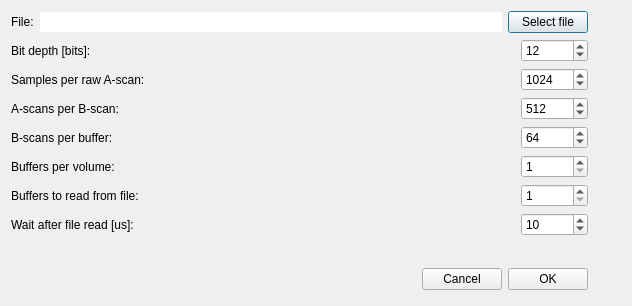
<?xml version="1.0" encoding="UTF-8"?>
<ui version="4.0">
 <class>VirtualOCTSystemSettingsDialog</class>
 <widget class="QDialog" name="VirtualOCTSystemSettingsDialog">
  <property name="geometry">
   <rect>
    <x>0</x>
    <y>0</y>
    <width>632</width>
    <height>306</height>
   </rect>
  </property>
  <property name="sizePolicy">
   <sizepolicy hsizetype="Preferred" vsizetype="Preferred">
    <horstretch>0</horstretch>
    <verstretch>0</verstretch>
   </sizepolicy>
  </property>
  <property name="windowTitle">
   <string>Dialog</string>
  </property>
  <layout class="QHBoxLayout" name="horizontalLayout_9">
   <item>
    <layout class="QVBoxLayout" name="verticalLayout">
     <item>
      <layout class="QHBoxLayout" name="horizontalLayout_4">
       <item>
        <widget class="QLabel" name="label">
         <property name="text">
          <string>File:</string>
         </property>
        </widget>
       </item>
       <item>
        <widget class="QLineEdit" name="lineEdit">
         <property name="text">
          <string/>
         </property>
         <property name="frame">
          <bool>false</bool>
         </property>
         <property name="readOnly">
          <bool>true</bool>
         </property>
        </widget>
       </item>
       <item>
        <widget class="QPushButton" name="pushButton_selectFile">
         <property name="text">
          <string>Select file</string>
         </property>
        </widget>
       </item>
      </layout>
     </item>
     <item>
      <layout class="QHBoxLayout" name="horizontalLayout_6">
       <item>
        <widget class="QLabel" name="label_6">
         <property name="text">
          <string>Bit depth [bits]:</string>
         </property>
        </widget>
       </item>
       <item>
        <spacer name="spacer_5">
         <property name="orientation">
          <enum>Qt::Horizontal</enum>
         </property>
         <property name="sizeHint" stdset="0">
          <size>
           <width>38</width>
           <height>13</height>
          </size>
         </property>
        </spacer>
       </item>
       <item>
        <widget class="QSpinBox" name="spinBox_bitDepth">
         <property name="toolTip">
          <string>&lt;html&gt;&lt;head/&gt;&lt;body&gt;&lt;p&gt;Bit depth of each sample.&lt;/p&gt;&lt;/body&gt;&lt;/html&gt;</string>
         </property>
         <property name="whatsThis">
          <string>Bit depth of each sample. The exact value depends on the dimensions of the chosen raw data. Common values are 8 bit, 12 bit and 16 bit.</string>
         </property>
         <property name="minimum">
          <number>8</number>
         </property>
         <property name="maximum">
          <number>10000000</number>
         </property>
         <property name="value">
          <number>12</number>
         </property>
        </widget>
       </item>
      </layout>
     </item>
     <item>
      <layout class="QHBoxLayout" name="horizontalLayout">
       <item>
        <widget class="QLabel" name="label_2">
         <property name="text">
          <string>Samples per raw A-scan:</string>
         </property>
        </widget>
       </item>
       <item>
        <spacer name="spacer">
         <property name="orientation">
          <enum>Qt::Horizontal</enum>
         </property>
         <property name="sizeHint" stdset="0">
          <size>
           <width>38</width>
           <height>13</height>
          </size>
         </property>
        </spacer>
       </item>
       <item>
        <widget class="QSpinBox" name="spinBox_width">
         <property name="toolTip">
          <string>&lt;html&gt;&lt;head/&gt;&lt;body&gt;&lt;p&gt;Samples per raw a-scan. This needs to be an even number. &lt;/p&gt;&lt;/body&gt;&lt;/html&gt;</string>
         </property>
         <property name="whatsThis">
          <string>Samples per raw a-scan. This needs to be an even number. The exact value depends on the dimensions of the chosen raw data. Typical values are multiple of 128 such as 1024.</string>
         </property>
         <property name="minimum">
          <number>2</number>
         </property>
         <property name="maximum">
          <number>10000000</number>
         </property>
         <property name="singleStep">
          <number>2</number>
         </property>
         <property name="value">
          <number>1024</number>
         </property>
        </widget>
       </item>
      </layout>
     </item>
     <item>
      <layout class="QHBoxLayout" name="horizontalLayout_2">
       <item>
        <widget class="QLabel" name="label_3">
         <property name="text">
          <string>A-scans per B-scan:</string>
         </property>
        </widget>
       </item>
       <item>
        <spacer name="spacer_2">
         <property name="orientation">
          <enum>Qt::Horizontal</enum>
         </property>
         <property name="sizeHint" stdset="0">
          <size>
           <width>38</width>
           <height>13</height>
          </size>
         </property>
        </spacer>
       </item>
       <item>
        <widget class="QSpinBox" name="spinBox_height">
         <property name="toolTip">
          <string>&lt;html&gt;&lt;head/&gt;&lt;body&gt;&lt;p&gt;A-scans per b-scan&lt;/p&gt;&lt;/body&gt;&lt;/html&gt;</string>
         </property>
         <property name="whatsThis">
          <string>A-scans per b-scan. The exact value depends on the dimensions of the chosen raw data. Typical values are 256, 320, 512 and 1024.</string>
         </property>
         <property name="minimum">
          <number>2</number>
         </property>
         <property name="maximum">
          <number>10000000</number>
         </property>
         <property name="value">
          <number>512</number>
         </property>
        </widget>
       </item>
      </layout>
     </item>
     <item>
      <layout class="QHBoxLayout" name="horizontalLayout_3">
       <item>
        <widget class="QLabel" name="label_4">
         <property name="text">
          <string>B-scans per buffer:</string>
         </property>
        </widget>
       </item>
       <item>
        <spacer name="spacer_3">
         <property name="orientation">
          <enum>Qt::Horizontal</enum>
         </property>
         <property name="sizeHint" stdset="0">
          <size>
           <width>38</width>
           <height>13</height>
          </size>
         </property>
        </spacer>
       </item>
       <item>
        <widget class="QSpinBox" name="spinBox_depth">
         <property name="toolTip">
          <string>&lt;html&gt;&lt;head/&gt;&lt;body&gt;&lt;p&gt;B-scans per buffer&lt;/p&gt;&lt;/body&gt;&lt;/html&gt;</string>
         </property>
         <property name="whatsThis">
          <string> For processing buffer by buffer is copied to GPU memory and all a-scans of each buffer are processed in parallel. The size of the buffer affects the processing speed. The optimal value depends on the GPU used.</string>
         </property>
         <property name="minimum">
          <number>1</number>
         </property>
         <property name="maximum">
          <number>10000000</number>
         </property>
         <property name="value">
          <number>64</number>
         </property>
        </widget>
       </item>
      </layout>
     </item>
     <item>
      <layout class="QHBoxLayout" name="horizontalLayout_7">
       <item>
        <widget class="QLabel" name="label_7">
         <property name="text">
          <string>Buffers per volume:</string>
         </property>
        </widget>
       </item>
       <item>
        <spacer name="spacer_6">
         <property name="orientation">
          <enum>Qt::Horizontal</enum>
         </property>
         <property name="sizeHint" stdset="0">
          <size>
           <width>38</width>
           <height>13</height>
          </size>
         </property>
        </spacer>
       </item>
       <item>
        <widget class="QSpinBox" name="spinBox_buffersPerVolume">
         <property name="toolTip">
          <string>&lt;html&gt;&lt;head/&gt;&lt;body&gt;&lt;p&gt;Buffers per volume&lt;/p&gt;&lt;/body&gt;&lt;/html&gt;</string>
         </property>
         <property name="whatsThis">
          <string>Buffers per volume. A volume can consist of one or more buffers. For processing buffer by buffer is copied to GPU memory and all a-scans of each buffer are processed in parallel.</string>
         </property>
         <property name="minimum">
          <number>1</number>
         </property>
         <property name="maximum">
          <number>10000000</number>
         </property>
         <property name="value">
          <number>1</number>
         </property>
        </widget>
       </item>
      </layout>
     </item>
     <item>
      <layout class="QHBoxLayout" name="horizontalLayout_8">
       <item>
        <widget class="QLabel" name="label_8">
         <property name="text">
          <string>Buffers to read from file:</string>
         </property>
        </widget>
       </item>
       <item>
        <spacer name="spacer_7">
         <property name="orientation">
          <enum>Qt::Horizontal</enum>
         </property>
         <property name="sizeHint" stdset="0">
          <size>
           <width>38</width>
           <height>13</height>
          </size>
         </property>
        </spacer>
       </item>
       <item>
        <widget class="QSpinBox" name="spinBox_buffersFromFile">
         <property name="toolTip">
          <string>&lt;html&gt;&lt;head/&gt;&lt;body&gt;&lt;p&gt;Number of buffers that should be read from file.&lt;/p&gt;&lt;/body&gt;&lt;/html&gt;</string>
         </property>
         <property name="whatsThis">
          <string>Number of buffers that should be read from file. Typically this value is the same as &quot;buffers per volume&quot; or an integer multiple of it.</string>
         </property>
         <property name="minimum">
          <number>1</number>
         </property>
         <property name="maximum">
          <number>10000000</number>
         </property>
         <property name="value">
          <number>1</number>
         </property>
        </widget>
       </item>
      </layout>
     </item>
     <item>
      <layout class="QHBoxLayout" name="horizontalLayout_5">
       <item>
        <widget class="QLabel" name="label_5">
         <property name="text">
          <string>Wait after file read [us]:</string>
         </property>
        </widget>
       </item>
       <item>
        <spacer name="spacer_4">
         <property name="orientation">
          <enum>Qt::Horizontal</enum>
         </property>
         <property name="sizeHint" stdset="0">
          <size>
           <width>38</width>
           <height>13</height>
          </size>
         </property>
        </spacer>
       </item>
       <item>
        <widget class="QSpinBox" name="spinBox_waitTime">
         <property name="toolTip">
          <string>&lt;html&gt;&lt;head/&gt;&lt;body&gt;&lt;p&gt;Wait time after reading a single buffer.&lt;/p&gt;&lt;/body&gt;&lt;/html&gt;</string>
         </property>
         <property name="whatsThis">
          <string>Artificially generated waiting time after reading a single buffer to simulate slow acquisition systems.</string>
         </property>
         <property name="maximum">
          <number>10000000</number>
         </property>
         <property name="value">
          <number>10</number>
         </property>
        </widget>
       </item>
      </layout>
     </item>
     <item>
      <spacer name="verticalSpacer">
       <property name="orientation">
        <enum>Qt::Vertical</enum>
       </property>
       <property name="sizeHint" stdset="0">
        <size>
         <width>20</width>
         <height>10</height>
        </size>
       </property>
      </spacer>
     </item>
     <item>
      <layout class="QHBoxLayout">
       <property name="spacing">
        <number>6</number>
       </property>
       <property name="leftMargin">
        <number>0</number>
       </property>
       <property name="topMargin">
        <number>0</number>
       </property>
       <property name="rightMargin">
        <number>0</number>
       </property>
       <property name="bottomMargin">
        <number>0</number>
       </property>
       <item>
        <spacer>
         <property name="orientation">
          <enum>Qt::Horizontal</enum>
         </property>
         <property name="sizeHint" stdset="0">
          <size>
           <width>131</width>
           <height>31</height>
          </size>
         </property>
        </spacer>
       </item>
       <item>
        <widget class="QPushButton" name="cancelButton">
         <property name="text">
          <string>Cancel</string>
         </property>
        </widget>
       </item>
       <item>
        <widget class="QPushButton" name="okButton">
         <property name="text">
          <string>OK</string>
         </property>
        </widget>
       </item>
      </layout>
     </item>
    </layout>
   </item>
   <item>
    <spacer name="horizontalSpacer">
     <property name="orientation">
      <enum>Qt::Horizontal</enum>
     </property>
     <property name="sizeType">
      <enum>QSizePolicy::Fixed</enum>
     </property>
     <property name="sizeHint" stdset="0">
      <size>
       <width>20</width>
       <height>20</height>
      </size>
     </property>
    </spacer>
   </item>
   <item>
    <widget class="QLabel" name="label_9">
     <property name="text">
      <string/>
     </property>
     <property name="pixmap">
      <pixmap resource="../resources.qrc">:/images/volumeparams.png</pixmap>
     </property>
    </widget>
   </item>
  </layout>
 </widget>
 <resources>
  <include location="../resources.qrc"/>
 </resources>
 <connections>
  <connection>
   <sender>okButton</sender>
   <signal>clicked()</signal>
   <receiver>VirtualOCTSystemSettingsDialog</receiver>
   <slot>accept()</slot>
   <hints>
    <hint type="sourcelabel">
     <x>278</x>
     <y>253</y>
    </hint>
    <hint type="destinationlabel">
     <x>96</x>
     <y>254</y>
    </hint>
   </hints>
  </connection>
  <connection>
   <sender>cancelButton</sender>
   <signal>clicked()</signal>
   <receiver>VirtualOCTSystemSettingsDialog</receiver>
   <slot>reject()</slot>
   <hints>
    <hint type="sourcelabel">
     <x>369</x>
     <y>253</y>
    </hint>
    <hint type="destinationlabel">
     <x>179</x>
     <y>282</y>
    </hint>
   </hints>
  </connection>
 </connections>
</ui>
